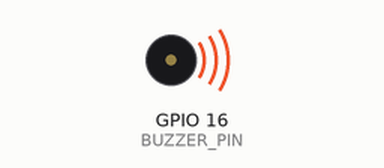
This program was run on a simulated ESP32. On the bench: buzzer (waves = sounding).

Above: at 0.2 s.
Timing chart, 0 to 8.1 s (numbered marks = the images above):
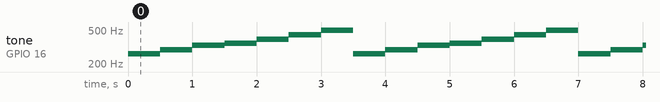

The program:

main.cpp
```cpp
#include <Arduino.h>
// #include <Tone32.h>
// const int tone_pin = 21;
// int tone_channel = 0;
// int melodySize;
// int notes[] = {
//   NOTE_E7, NOTE_E7, 0, NOTE_E7,
//   0, NOTE_C7, NOTE_E7, 0,
//   NOTE_G7, 0, 0,  0,
//   NOTE_G6, 0, 0, 0,

//   NOTE_C7, 0, 0, NOTE_G6,
//   0, 0, NOTE_E6, 0,
//   0, NOTE_A6, 0, NOTE_B6,
//   0, NOTE_AS6, NOTE_A6, 0,

//   NOTE_G6, NOTE_E7, NOTE_G7,
//   NOTE_A7, 0, NOTE_F7, NOTE_G7,
//   0, NOTE_E7, 0, NOTE_C7,
//   NOTE_D7, NOTE_B6, 0, 0,

//   NOTE_C7, 0, 0, NOTE_G6,
//   0, 0, NOTE_E6, 0,
//   0, NOTE_A6, 0, NOTE_B6,
//   0, NOTE_AS6, NOTE_A6, 0,

//   NOTE_G6, NOTE_E7, NOTE_G7,
//   NOTE_A7, 0, NOTE_F7, NOTE_G7,
//   0, NOTE_E7, 0, NOTE_C7,
//   NOTE_D7, NOTE_B6, 0, 0
// };

// int durations[] = {
//   166, 166, 166, 166,
//   166, 166, 166, 166,
//   166, 166, 166, 166,
//   166, 166, 166, 166,

//   166, 166, 166, 166,
//   166, 166, 166, 166,
//   166, 166, 166, 166,
//   166, 166, 166, 166,

//   222, 222, 222,
//   166, 166, 166, 166,
//   166, 166, 166, 166,
//   166, 166, 166, 166,

//   166, 166, 166, 166,
//   166, 166, 166, 166,
//   166, 166, 166, 166,
//   166, 166, 166, 166,

//   222, 222, 222,
//   166, 166, 166, 166,
//   166, 166, 166, 166,
//   166, 166, 166, 166,
// };
// void setup() {
// melodySize = sizeof(notes) / sizeof(int);
// }
// void loop() {
// for (int i = 0; i < melodySize; i++) {
// tone (tone_pin, notes[i], durations [i], 0);
// }
// }


#include <Tone32.h>

#define BUZZER_PIN 16
#define BUZZER_CHANNEL 0

void setup() {}

void loop() {
  tone(BUZZER_PIN, NOTE_C4, 500, BUZZER_CHANNEL);
  noTone(BUZZER_PIN, BUZZER_CHANNEL);
  tone(BUZZER_PIN, NOTE_D4, 500, BUZZER_CHANNEL);
  noTone(BUZZER_PIN, BUZZER_CHANNEL);
  tone(BUZZER_PIN, NOTE_E4, 500, BUZZER_CHANNEL);
  noTone(BUZZER_PIN, BUZZER_CHANNEL);
  tone(BUZZER_PIN, NOTE_F4, 500, BUZZER_CHANNEL);
  noTone(BUZZER_PIN, BUZZER_CHANNEL);
  tone(BUZZER_PIN, NOTE_G4, 500, BUZZER_CHANNEL);
  noTone(BUZZER_PIN, BUZZER_CHANNEL);
  tone(BUZZER_PIN, NOTE_A4, 500, BUZZER_CHANNEL);
  noTone(BUZZER_PIN, BUZZER_CHANNEL);
  tone(BUZZER_PIN, NOTE_B4, 500, BUZZER_CHANNEL);
  noTone(BUZZER_PIN, BUZZER_CHANNEL);
}
```

Measured:
- by itself, tone on GPIO 16 (BUZZER_PIN): repeats every 3.5 s: 294 Hz 0.50 s, 330 Hz 0.50 s, 349 Hz 0.50 s, 392 Hz 0.50 s, 440 Hz 0.50 s, 494 Hz 0.50 s, 262 Hz 0.50 s
